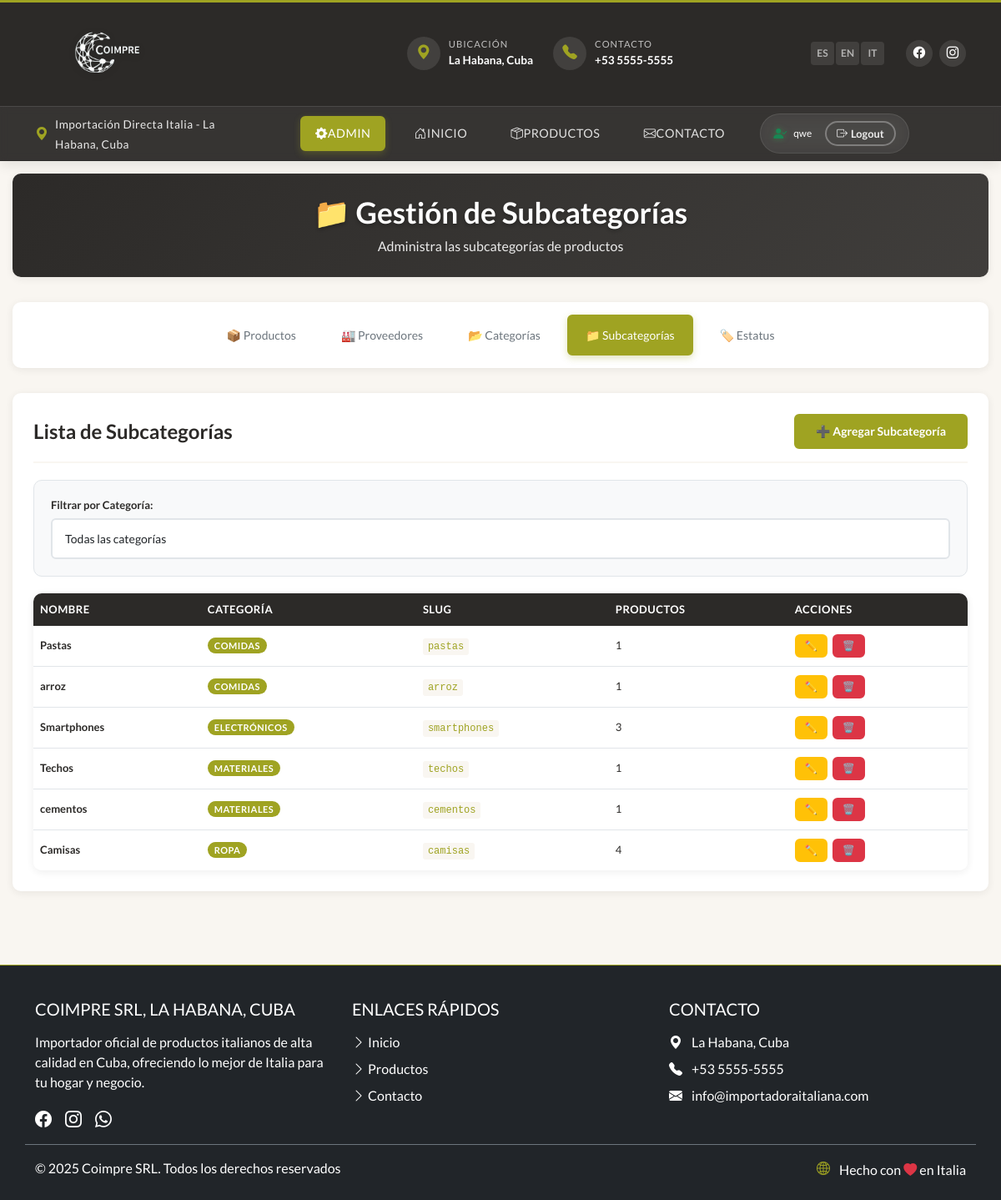
The app's page /productos/admin/subcategorias/ (signed in) with its own data.
### productos/models.py (models this page shows, shortened)
class Subcategory(models.Model):
    name = models.CharField(max_length=120, verbose_name="Nombre")
    slug = models.SlugField(unique=True, blank=True)
    category = models.ForeignKey(Category, on_delete=models.CASCADE, related_name="subcategories", verbose_name="Categoría")
    def count_productos(self):
        """Cuenta los productos activos de la subcategoría"""
        return self.productos_asociados.count()
    count_productos.short_description = "Productos Activos"
    class Meta:
        verbose_name = "Subcategoría"
        verbose_name_plural = "Subcategorías"

class Category(models.Model):
    name = models.CharField(max_length=120, verbose_name="Nombre")
    slug = models.SlugField(unique=True, blank=True)
    def count_subcategorias(self):
        """Cuenta las subcategorías de la categoría"""
        return self.subcategorias_asociadas.count()
    count_subcategorias.short_description = "Subcategorías"
    class Meta:
        verbose_name = "Categoría"
        verbose_name_plural = "Categorías"

### productos/views.py (the view)
    def wrapper(request, *args, **kwargs):
        if not request.user.is_authenticated:
            messages.warning(request, 'Debes iniciar sesión para acceder a esta página.')
            return redirect('productos:secret_login')
        if not is_staff_user(request.user):
            messages.error(request, 'No tienes permisos para acceder a esta página.')
            raise Http404("Página no encontrada")
        return view_func(request, *args, **kwargs)

### productos/templates/productos/manage_subcategories.html (shortened to what this page needs)
{% extends 'coimpres_cuba/base.html' %}
{% load static %}
{% block extra_css %}
<link rel="stylesheet" href="{% static 'css/admin.css' %}">
{% endblock %}
{% block content %}
<div class="admin-container">
    <div class="admin-header">
        <h1>📁 Gestión de Subcategorías</h1>
        <p>Administra las subcategorías de productos</p>
    </div>
    <div class="admin-nav">
        <a href="{% url 'productos:admin_panel' %}" class="nav-link">📦 Productos</a>
        <a href="{% url 'productos:manage_proveedores' %}" class="nav-link">🏭 Proveedores</a>
        <a href="{% url 'productos:manage_categories' %}" class="nav-link">📂 Categorías</a>
        <a href="{% url 'productos:manage_subcategories' %}" class="nav-link active">📁 Subcategorías</a>
        <a href="{% url 'productos:manage_estatus' %}" class="nav-link">🏷️ Estatus</a>
    </div>
    <div class="admin-section">
        <div class="section-header">
            <h2>Lista de Subcategorías</h2>
            <button class="btn btn-primary" onclick="showAddForm()">➕ Agregar Subcategoría</button>
        </div>
        <div class="filter-section">
            <form method="get" class="filter-form">
                <div class="filter-group">
                    <label for="category_filter">Filtrar por Categoría:</label>
                    <select name="category" id="category_filter" class="form-control" onchange="this.form.submit()">
                        <option value="">Todas las categorías</option>
                    </select>
                </div>
            </form>
        </div>
        <div class="table-responsive">
            <table class="admin-table">
                <thead>
                    <tr>
                        <th>Nombre</th>
                        <th>Categoría</th>
                        <th>Slug</th>
                        <th>Productos</th>
                        <th>Acciones</th>
                    </tr>
                </thead>
                <tbody>
                    {% for subcategory in subcategories %}
                    <tr>
                        <td><strong>{{ subcategory.name }}</strong></td>
                        <td><span class="badge badge-primary">{{ subcategory.category.name }}</span></td>
                        <td><code>{{ subcategory.slug }}</code></td>
                        <td>{{ subcategory.product_set.count }}</td>
                        <td>
                            <div class="action-buttons">
                                <a href="{% url 'productos:edit_subcategory' subcategory.pk %}" class="btn btn-sm btn-warning" title="Editar">✏️</a>
                                <button onclick="deleteItem({{ subcategory.pk }}, '{{ subcategory.name|escapejs }}', 'subcategoría')" class="btn btn-sm btn-danger" title="Eliminar">🗑️</button>
                            </div>
                        </td>
                    </tr>
                    {% empty %}
                    <tr>
                        <td colspan="5" class="text-center text-muted">No hay subcategorías registradas</td>
                    </tr>
                    {% endfor %}
                </tbody>
            </table>
        </div>
    </div>
</div>
{% endblock %}

### coimpres_cuba/templates/coimpres_cuba/base.html (shortened to what this page needs)
{% load static %}
<!DOCTYPE html>
<html lang="{{ lang }}">
<head>
    <link href="https://cdn.jsdelivr.net/npm/bootstrap@5.3.0/dist/css/bootstrap.min.css" rel="stylesheet">
    <link rel="stylesheet" href="https://cdn.jsdelivr.net/npm/bootstrap-icons@1.11.0/font/bootstrap-icons.css">
    <link rel="stylesheet" href="https://cdnjs.cloudflare.com/ajax/libs/animate.css/4.1.1/animate.min.css">
    <link rel="stylesheet" href="{% static 'css/styles.css' %}">
    <link rel="stylesheet" href="{% static 'css/header.css' %}">
    <link rel="stylesheet" href="{% static 'css/components.css' %}">
    {% block extra_css %}{% endblock %}
</head>
<body>
    <header class="enhanced-header position-relative">
        <div class="container py-0">
            <div class="header-main py-3">
                <div class="row align-items-center">
                    <div class="col-lg-4 col-md-3 col-7">
                        <a class="header-logo-container" href="{% url 'home' %}">
                            <div class="logo-wrapper">
                                <img src="{% static 'img/logo_3.png' %}" alt="Coimpres Cuba Logo" class="logo-img" />
                            </div>
                        </a>
                    </div>
                    <div class="col-lg-5 col-md-6 d-none d-md-block">
                        <div class="header-contact-info d-flex justify-content-center">
                            <div class="contact-info-item me-4">
                                <div class="contact-icon">
                                    <i class="bi bi-geo-alt-fill"></i>
                                </div>
                                <div class="contact-text">
                                    <span class="contact-label">Ubicación</span>
                                    <span class="contact-value">La Habana, Cuba</span>
                                </div>
                            </div>
                            <div class="contact-info-item">
                                <div class="contact-icon">
                                    <i class="bi bi-telephone-fill"></i>
                                </div>
                                <div class="contact-text">
                                    <span class="contact-label">Contacto</span>
                                    <span class="contact-value">+53 5555-5555</span>
                                </div>
                            </div>
                        </div>
                    </div>
                    <div class="col-lg-3 col-md-3 col-5">
                        <div class="header-actions d-flex align-items-center justify-content-end">
                            <div class="language-selector me-3">
                                <div class="btn-group" role="group">
                                    <a href="?lang=es" class="lang-btn {% if lang == 'es' %}active{% endif %}">ES</a>
                                    <a href="?lang=en" class="lang-btn {% if lang == 'en' %}active{% endif %}">EN</a>
                                    <a href="?lang=it" class="lang-btn {% if lang == 'it' %}active{% endif %}">IT</a>
                                </div>
                            </div>
                            <div class="header-social-icons d-none d-lg-flex">
                                <a href="#" class="social-icon-circle" aria-label="Facebook">
                                    <i class="bi bi-facebook"></i>
                                </a>
                                <a href="#" class="social-icon-circle" aria-label="Instagram">
                                    <i class="bi bi-instagram"></i>
                                </a>
                            </div>
                        </div>
                    </div>
                </div>
            </div>
        </div>
        <nav class="enhanced-nav">
            <div class="container">
                <div class="d-flex align-items-center justify-content-between py-2">
                    <div class="location-full d-none d-md-flex align-items-center">
                        <div class="location-icon">
                            <i class="bi bi-geo-alt-fill text-accent me-2"></i>
                        </div>
                        <div>
                            <span class="location-text">Importación Directa Italia - La Habana, Cuba</span>
                        </div>
                    </div>
                    <div class="navbar-collapse collapse-mobile d-lg-flex align-items-center justify-content-center" id="navbarNav">
                        <ul class="navbar-nav d-flex align-items-center">
                            {% if user.is_authenticated and user.is_staff %}
                            <li class="nav-item">
                                <a class="nav-link {% if '/productos/admin/' in request.path %}active{% endif %}" href="{% url 'productos:admin_panel' %}" title="Panel de Administración">
                                    <i class="bi bi-gear-fill"></i> Admin
                                </a>
                            </li>
                            {% endif %}
                            <li class="nav-item">
                                <a class="nav-link {% if request.path == '/' %}active{% endif %}" href="/">
                                    <i class="bi bi-house-door"></i> {{ i18n.home|default:"Inicio" }}
                                </a>
                            </li>
                            <li class="nav-item">
                                <a class="nav-link {% if request.path == '/productos/' %}active{% endif %}" href="/productos/">
                                    <i class="bi bi-box-seam"></i> {{ i18n.products|default:"Productos" }}
                                </a>
                            </li>
                            <li class="nav-item">
                                <a class="nav-link {% if request.path == '/contact/' %}active{% endif %}" href="/contact/">
                                    <i class="bi bi-envelope"></i> {{ i18n.contact|default:"Contacto" }}
                                </a>
                            </li>
                        </ul>
                        {% if user.is_authenticated and user.is_staff %}
                        <div class="navbar-auth-info d-flex align-items-center ms-lg-3">
                            <div class="auth-user-info d-none d-lg-flex align-items-center me-3">
                                <i class="bi bi-person-check-fill text-success me-2"></i>
                                <span class="text-white small">{{ user.get_full_name|default:user.username }}</span>
                            </div>
                            <a href="{% url 'productos:admin_logout' %}" class="btn btn-outline-light btn-sm" title="Cerrar Sesión">
                                <i class="bi bi-box-arrow-right"></i>
                                <span class="d-none d-lg-inline ms-1">Logout</span>
                            </a>
                        </div>
                        {% endif %}
                    </div>
                </div>
            </div>
        </nav>
    </header>
    <main>
        {% block content %}{% endblock %}
    </main>
    <footer class="bg-dark text-white py-4 mt-5">
        <div class="container">
            <div class="row py-3">
                <div class="col-lg-4 col-md-6 mb-4 mb-md-0">
                    <h5 class="text-uppercase mb-3">Coimpre SRL, La Habana, Cuba</h5>
                    <p class="mb-3">{{ i18n.footer_description|default:"Importador oficial de productos italianos de alta calidad en Cuba, ofreciendo lo mejor de Italia para tu hogar y negocio." }}</p>
                    <div class="d-flex social-icons">
                        <a href="#" class="me-3 text-white"><i class="bi bi-facebook fs-5"></i></a>
                        <a href="#" class="me-3 text-white"><i class="bi bi-instagram fs-5"></i></a>
                        <a href="#" class="text-white"><i class="bi bi-whatsapp fs-5"></i></a>
                    </div>
                </div>
                <div class="col-lg-4 col-md-6 mb-4 mb-md-0">
                    <h5 class="text-uppercase mb-3">{{ i18n.quick_links|default:"Enlaces Rápidos" }}</h5>
                    <ul class="list-unstyled">
                        <li class="mb-2"><a href="/" class="text-white text-decoration-none"><i class="bi bi-chevron-right"></i> {{ i18n.home|default:"Inicio" }}</a></li>
                        <li class="mb-2"><a href="{% url 'productos:product_list' %}" class="text-white text-decoration-none"><i class="bi bi-chevron-right"></i> {{ i18n.products|default:"Productos" }}</a></li>
                        <li><a href="/contact/" class="text-white text-decoration-none"><i class="bi bi-chevron-right"></i> {{ i18n.contact|default:"Contacto" }}</a></li>
                    </ul>
                </div>
                <div class="col-lg-4 col-md-6">
                    <h5 class="text-uppercase mb-3">{{ i18n.contact|default:"Contacto" }}</h5>
                    <p class="mb-2"><i class="bi bi-geo-alt-fill me-2"></i> {{ i18n.address|default:"La Habana, Cuba" }}</p>
                    <p class="mb-2"><i class="bi bi-telephone-fill me-2"></i> +53 5555-5555</p>
                    <p class="mb-2"><i class="bi bi-envelope-fill me-2"></i> info@importadoraitaliana.com</p>
                </div>
            </div>
            <div class="row pt-3 border-top border-secondary">
                <div class="col-md-6">
                    <p class="mb-0">&copy; 2025 Coimpre SRL. {{ i18n.rights|default:"Todos los derechos reservados" }}</p>
                </div>
                <div class="col-md-6 text-md-end">
                    <p class="mb-0">
                        <i class="bi bi-globe2 text-accent me-2"></i>
                        <span class="align-middle">{{ i18n.made_with_love|default:"Hecho con" }} <i class="bi bi-heart-fill text-danger"></i> {{ i18n.in_italy|default:"en Italia" }}</span>
                    </p>
                </div>
            </div>
        </div>
    </footer>
  </body>
</html>

### records on screen
Subcategory: name "Pastas", category.name "COMIDAS", slug "pastas", product_set.count "1"
Subcategory: name "arroz", category.name "COMIDAS", slug "arroz", product_set.count "1"
Subcategory: name "Smartphones", category.name "ELECTRÓNICOS", slug "smartphones", product_set.count "3"
Subcategory: name "Techos", category.name "MATERIALES", slug "techos", product_set.count "1"
Subcategory: name "cementos", category.name "MATERIALES", slug "cementos", product_set.count "1"
Subcategory: name "Camisas", category.name "ROPA", slug "camisas", product_set.count "4"

### other values on screen
{{ i18n.home|default:"Inicio" }} "INICIO"
{{ i18n.products|default:"Productos" }} "PRODUCTOS"
{{ i18n.contact|default:"Contacto" }} "CONTACTO"
{{ user.get_full_name|default:user.username }} "qwe"
{{ i18n.quick_links|default:"Enlaces Rápidos" }} "ENLACES RÁPIDOS"
{{ i18n.home|default:"Inicio" }} "Inicio"
{{ i18n.products|default:"Productos" }} "Productos"
{{ i18n.contact|default:"Contacto" }} "Contacto"
{{ i18n.address|default:"La Habana, Cuba" }} "La Habana, Cuba"
{{ i18n.rights|default:"Todos los derechos reservados" }} "Todos los derechos reservados"
{{ i18n.made_with_love|default:"Hecho con" }} "Hecho con"
{{ i18n.in_italy|default:"en Italia" }} "en Italia"
